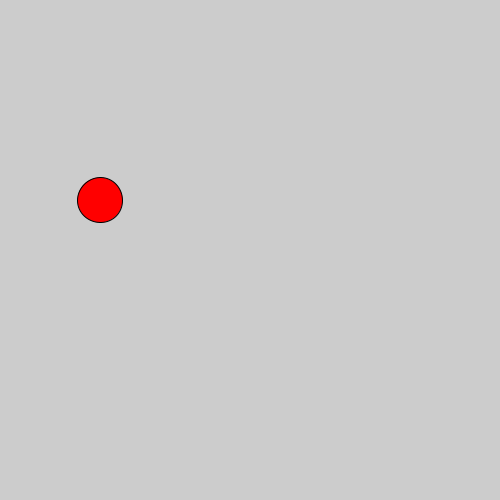
Frame 1 (no input)
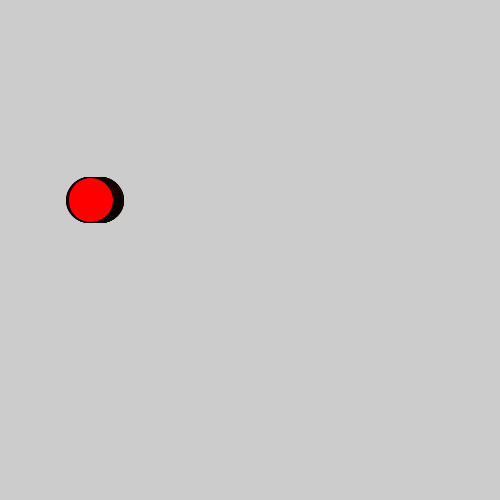
Frame 60 (the mouse pressed at the canvas centre just before this capture)
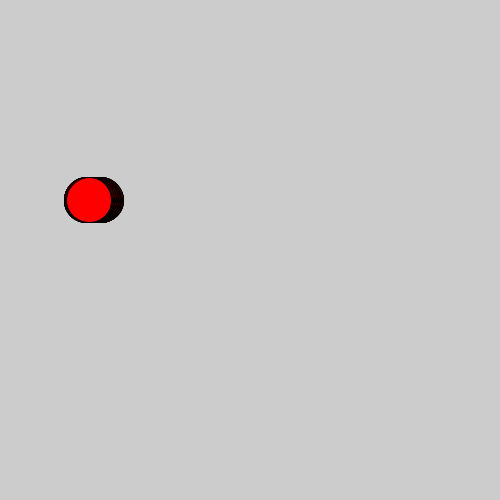
Frame 120 (the mouse held since frame 60 and released just before this capture)

The Processing sketch that drew these frames (run headless with seeded random() and noise(); from frame 60 on, the mouse is pressed at the canvas centre):

// Processing sketch: OOP_0
// ── OOP_0.pde
float posX, posY;
float tam;
color col;

void setup(){
  size(500,500);
  posX = 100;
  posY = 200;
  tam = 45;
  col = color(255,0,0);
}

void draw(){
  dibuja();
  tirita();
}

void dibuja(){
  fill(col);
  ellipse(posX, posY, tam, tam);
}
void tirita(){
  posX += random(-1,1);
}
